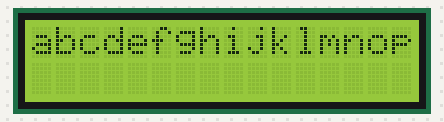
A sketch run on a simulated Arduino Uno, built with avr-gcc and run on an emulated ATmega328P. Parts: 16×2 character LCD.

Above: at 1.6 s.
At 5.7 s:
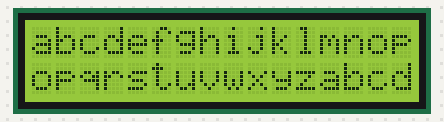
At 9.94 s:
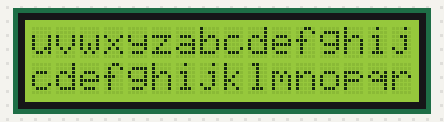
At 14.1 s:
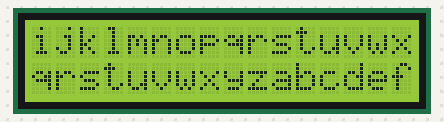
At 22.43 s:
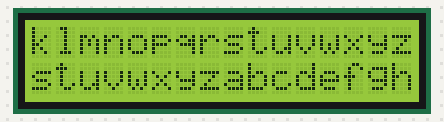
At 39.07 s:
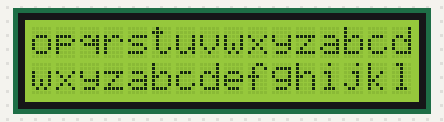

Measured:
- what the display in image 0 shows lasts 2.4 s, from 1.6 s to 4.0 s
- what the display in image 1 shows lasts 2.5 s, from 5.6 s to 8.1 s
- what the display in image 2 shows lasts 0.5 s, from 9.7 s to 10.2 s

The sketch:

tests_etc.ino
```cpp
#include <PS2Keyboard.h>         //Keyboard
#include <SPI.h>                 //DACs

// LCD over I²C:
#include <Wire.h>
#include <LiquidCrystal_I2C.h>

// Keyboard:
PS2Keyboard keyboard;

const uint8_t lcd_width = 20;
const uint8_t lcd_height = 4;
LiquidCrystal_I2C lcd(0x27, lcd_width, lcd_height);  // set the LCD address to 0x27 for a 20 chars and 4 line display

void setup() {
    lcd_init();
    lcd.blink();

    /*lcd_println("START:TYPE 1,2 OR 3");
    lcd_println("1.NEW MESSAGE");
    lcd_println("2.REPEAT BURN");
    lcd_println("3.CHARACTER ADJUST");*/

    /*lcd.clear();
    lcd.println("START:TYPE 1,2 OR 3");
    lcd.println("1.NEW MESSAGE");
    lcd.println("2.REPEAT BURN");
    lcd.println("3.CHARACTER ADJUST");*/

    /*lcd.home();
    lcd.print("Hello, world!");
    delay(2000);
    lcd.setCursor(0, 1);
    lcd.print("Let's burn some");
    lcd.setCursor(0, 2);
    lcd.print(" pencils!");
    delay(2000);
    lcd.noBlink();*/
}

char foo[2] = {'a', '\0'};
void loop() {
    lcd_print(foo);
    if (foo[0] == 'z') foo[0] = 'a'-1;
    foo[0]++;
    delay(100);
    /*lcd_println("b");
    delay(1000);
    lcd_println("c");
    delay(1000);
    lcd_println("d");
    delay(1000);
    lcd_println("e");
    delay(1000);*/
}

// Word-wrap LCD:
uint8_t lcd_y = 0; // which line
uint8_t lcd_x = 0;

char lcd_screen[lcd_height][lcd_width+1]; // (lcd_width+1, for the \0 at the line end)
uint8_t lcd_screen_wrap = 0;

void lcd_init() {
    lcd.init();
    lcd.backlight();
    /*for (int i = 0; i < lcd_width*lcd_height) {
        lcd_screen[i] = '\0';
    }*/
}
void lcd_println(const char text[]) {
    lcd_print(text);
    lcd_lineBreak();
}
void lcd_print(const char text[]) {
    char currentChar;
    for (int i = 0; ; i++) {
        currentChar = text[i];
        if (currentChar == '\0') break;

        if (currentChar == '\n') {
            lcd_lineBreak();
            continue;
        }

        // Register the new character in lcd_screen:
        lcd_screen[(lcd_y+lcd_screen_wrap) % lcd_height][lcd_x] = currentChar;

        lcd.write(currentChar);
        lcd_x++;

        // If at right end of screen:
        if (lcd_x == lcd_width) {
            lcd_lineBreak();
        }
    }
}
void lcd_clear() {
    lcd.clear();
    lcd_x = 0;
    lcd_y = 0;
}
void lcd_lineBreak() {
    lcd_x = 0;
    lcd_y++;
    if (lcd_y == lcd_height) {
        // SOMEONE ANYONE HELP WE'RE OUT OF SCREEN 😱😱😱😱
        // I KNOW!! LCD_SCROLL TO THE RESCUE!!!!!!!!!1
        lcd_scroll();
    }
}
// Scrolls the display down one line
void lcd_scroll() {
    lcd.clear();

    // Clear the (soon to be) last line:
    for (int x = 0; x < lcd_width; x++) {
        lcd_screen[lcd_screen_wrap][x] = '\0';
    }
    // Scroll:
    lcd_screen_wrap = (lcd_screen_wrap+1) % lcd_height;

    // Update LCD:
    for (uint8_t y = 0; y < lcd_height; y++) {
        lcd.setCursor(0, y);
        lcd.print(lcd_screen[(y+lcd_screen_wrap) % lcd_height]);
    }
    lcd_y--;
    lcd.setCursor(lcd_x, lcd_y);
}
```
